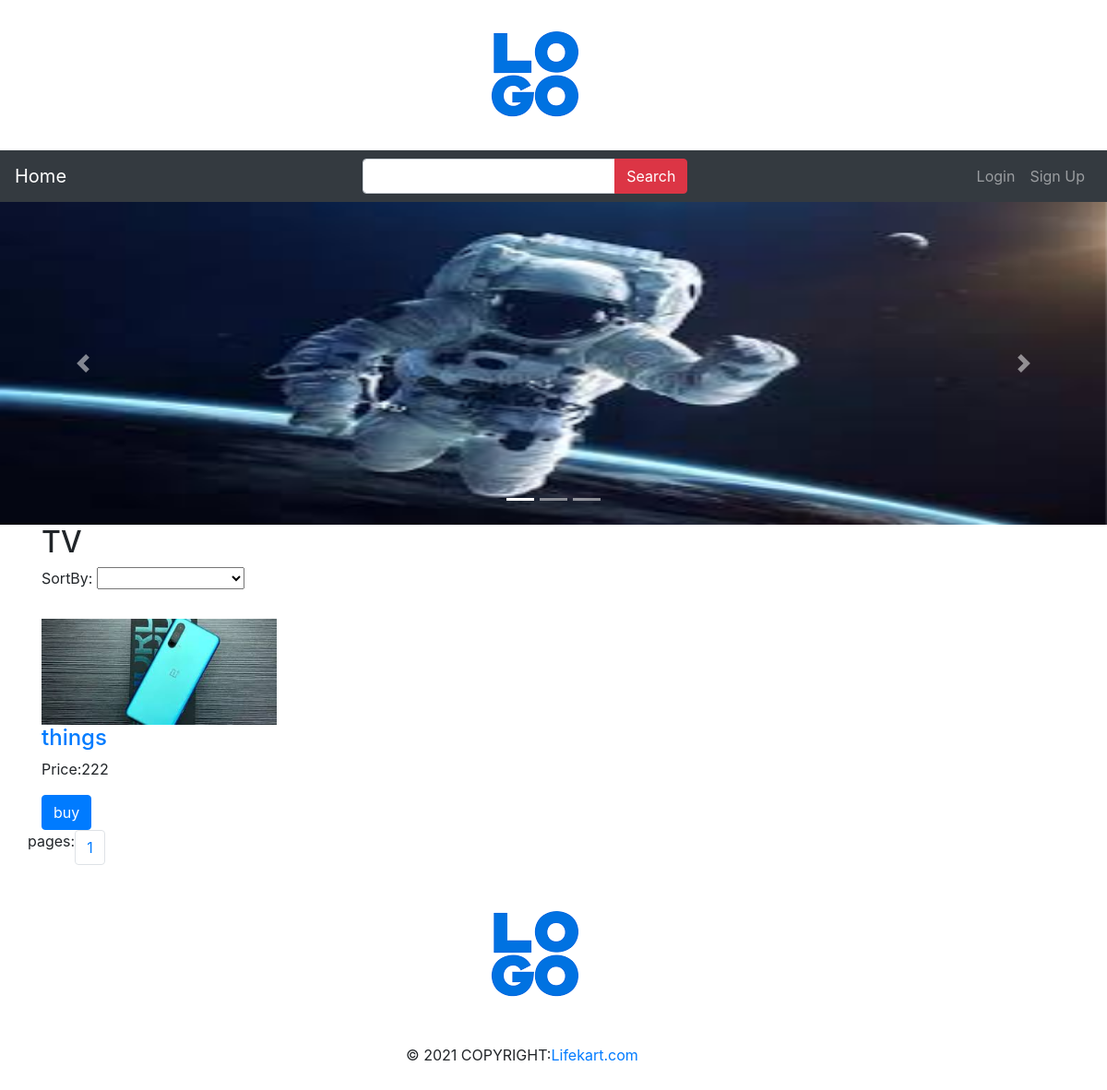
Screenshot of /User_login/category.php?page=category&id=6 with the database file from the repository.
### tables this page shows
CREATE TABLE `slider` (
  `id` int NOT NULL,
  `imageName` varchar(255) NOT NULL,
  `link` varchar(255) NOT NULL
);

CREATE TABLE `category_info` (
  `id` int NOT NULL,
  `CName` varchar(255) NOT NULL,
  `image` varchar(255) NOT NULL,
  `description` varchar(255) NOT NULL,
  `create_at` date NOT NULL,
  `update_at` date NOT NULL
);

CREATE TABLE `Product_info` (
  `Id` int NOT NULL,
  `pname` varchar(255) NOT NULL,
  `category` int NOT NULL,
  `SKU` int NOT NULL,
  `image` varchar(255) NOT NULL,
  `price` int NOT NULL,
  `description` varchar(255) NOT NULL,
  `video` varchar(255) NOT NULL,
  `qty` int NOT NULL,
  `Status` varchar(255) NOT NULL,
  `create_at` date NOT NULL,
  `update_at` date NOT NULL
);

### User_login/class.php (called while the page is built, shortened)
<?php
class database {
     function __construct() {
        $this->con = mysqli_connect(self::host,self::user,self::pass);
        $this->db =mysqli_select_db($this->con,self::db_name);
        return $this->con;
    }
}
class slider extends database{
    public function slidebar()
    {
        $query="select * from slider";
        $result=mysqli_query($this->con,$query);
        while($array=mysqli_fetch_row($result)){
            $data[]=$array;
        }
        return $data;
    }
}
class product_details extends database{
    public function product_info($id,$order,$page_id)
    {
        $perPage = 3;
        if(isset($page_id)){$page=$page_id;}else{$page=1;};
        $start_from=($page-1)* $perPage;
        if ($order == 1) {
          $query="select * from Product_info where category =$id order by price ASC LIMIT $start_from,$perPage";
            $result2=mysqli_query($this->con,$query);
            while($array=mysqli_fetch_row($result2)){
                $data[]=$array;
            }
            return $data;
            }else {
                $query="select * from Product_info where category =".$id." LIMIT $start_from,$perPage";
                $result2=mysqli_query($this->con,$query);
                while($array=mysqli_fetch_row($result2)){
                    $data[]=$array;
                }
                return $data;
                }
        }
        public function Pagination($id)
        {
            $perPage = 3;
            $query = "select * from Product_info where category =".$id;
            $result = mysqli_query($this->con, $query);
            $totalRecords = mysqli_num_rows($result);
            $totalPages = ceil($totalRecords/$perPage);
            return $totalPages;
        }
}
class category_main extends database {
    public function category_info($id)
    {
       $query="select * from category_info where id=".$id;
        $result=mysqli_query($this->con,$query);
        while($category=mysqli_fetch_row($result)){
            $data=$category;
        }
        return $data;
    }
}
?>

### User_login/slidebar.php (the view, shortened to what this page needs)
<?php
include 'header.php';
include 'class.php';
?>
<body>
<div id="demo" class="carousel slide" data-ride="carousel">
  <ul class="carousel-indicators">
    <li data-target="#demo" data-slide-to="0" class="active"></li>
    <li data-target="#demo" data-slide-to="1"></li>
    <li data-target="#demo" data-slide-to="2"></li>
  </ul>
  <div class="carousel-inner">
 <?php
        $i=0;
       $slide= new slider();
       $rows=$slide->slidebar();
        foreach($rows as $array){
        if($i==0){?>
    <div class="carousel-item active">
     <a href="<?php echo $array[2];?>"><img src="http://localhost/lifekart/Admin_login/uploads/<?php echo $array[1];?>" alt="" style= "width:100%" ></a>
    </div>
<?php $i++; }else{?>
<?php $i++; }
   }
   ?>
  </div>
  <a class="carousel-control-prev" href="#demo" data-slide="prev">
    <span class="carousel-control-prev-icon"></span>
  </a>
  <a class="carousel-control-next" href="#demo" data-slide="next">
    <span class="carousel-control-next-icon"></span>
  </a>
</div>
</body>
</html>

### User_login/category.php (shortened to what this page needs)
<?php
include 'header.php';
include 'logo.php';
?>
<body>
<?php
include 'navbar.php';
?>
<div class="text-center">
 <?php
 include 'slidebar.php';
 ?>
</div>
<body>
<div class="container">
	<div class="row">
		<div class="col-md-12">
        <?php
        $id = (int)$_GET['id'];
        $categoryGet=new category_main();
        $category=$categoryGet->category_info($id);
            ?>
				<div>
                <h2><?php echo $category[1];?></h2>
                <label for="dropdown">SortBy:</label>
                    <select name="dropdown" id="dropdown">
                    <option value="0"></option>
                    <option value="1">Price:low to high</option>
                    </select>
				<?php include 'product.php';?>
            </div>
        </div>
        <?php
        $id= (int)$_GET['id'];
        ?>
        <label for="page">pages:</label>
        <nav aria-label="Page navigation example ">
        <ul class="pagination pg-blue justify-content-end">
        <?php
        $pageGet=new product_details();
        $page=$pageGet->Pagination($id);
        $i=1;
        while($i<=$page){
        ?>
        <li class="page-item" id="totalPages"><a class="page-link totalPages"><?php echo $i; ?></a></li>
        <?php $i++; }  ?>
            </ul>
        </nav>
	</div>
</div>
<div class="footer">
<?php
include 'footer.php';
 ?>
</div>
</body>
</html>

### User_login/product.php (shortened to what this page needs)
        <div class='row'>
            <?php
			$order = (int)$_GET['id'];
			$id=$category[0];
			$productM=new product_details();
			$rows=$productM->product_info($id,$order,$page_id);
			foreach ($rows as $array) {
            $var=unserialize($array[4]);
			if($array[9] =='Enable'){
	   ?>
						<div class="col-sm-3">
							<div class="thumb-wrapper">
								<div class="img-box">
                                <img src="http://localhost/lifekart/User_login/images/<?php echo $var[0];?>" alt="" class="img-fluid" style= "width:100%" >
								</div>
								<div class="thumb-content">
									<h4><a href="http://localhost/lifekart/User_login/productDetails.php?page=array&id=<?php echo $array[0]?>"><?php echo $array[1];?></a></h4>
									<p class="item-price">Price:<?php echo $array[5];?></p>
									<a href="http://localhost/lifekart/User_login/productDetails.php?page=array&id=<?php echo $array[0]?>" class="btn btn-primary">buy </a>
								</div>
							</div>
						</div>
				 <?php }
				 }?>
</div>

### rows the page displays
slider: imageName (picture)
category_info: CName "TV"
product_info: pname "things", price "222"
